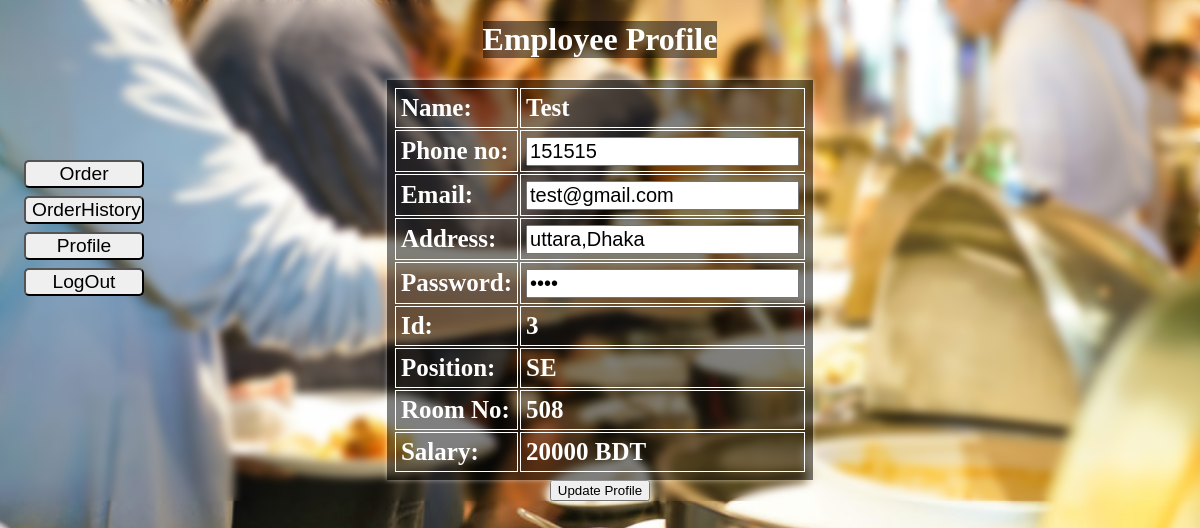
The app's page /users/profile.php (signed in) with its own data.
### tables this page shows
CREATE TABLE `employee` (
  `id` int(11) NOT NULL,
  `Name` varchar(255) DEFAULT NULL,
  `Phone` varchar(255) DEFAULT NULL,
  `Address` varchar(255) DEFAULT NULL,
  `Email` varchar(255) DEFAULT NULL,
  `Pass` varchar(255) DEFAULT NULL,
  `OfficeRoom` varchar(255) DEFAULT NULL,
  `Position` varchar(255) DEFAULT NULL,
  `Salary` double NOT NULL
);

### users/profile.php (the view, shortened to what this page needs)
<!doctype html>
<html>
<?php
include '../admin/config.php';
$id = $_SESSION['id'];
?>
<head>
</head>
<body style="display: flex; flex-direction:column">
    <div class="menu" style="width: 10vw; position:fixed; margin-top:20vh; margin-left:2vw;">
        <form method="post" style="display: flex; flex-direction:column">
            <input style="font-size: larger; border-radius:5px;margin-bottom: 8px;" name="order" type="submit" value="Order">
            <input style="font-size: larger; border-radius:5px;margin-bottom: 8px;" name="orderhistory" type="submit" value="OrderHistory">
            <input style="font-size: larger; border-radius:5px;margin-bottom: 8px;" name="profile" type="submit" value="Profile">
            <input style="font-size: larger; border-radius:5px;" name="logout" type="submit" value="LogOut">
        </form>
    </div>
    <div class="profile">
        <h1>
            Employee Profile
        </h1>
        <table>
            <form method="post">
                <?php
                $query = "select * from employee where id=$id";
                $result = mysqli_query($con, $query);
                if ($result && mysqli_num_rows($result) > 0) {
                    $row = mysqli_fetch_assoc($result);
                ?>
                    <tr>
                        <td>
                            <p><b>Name: </b></p>
                        </td>
                        <td>
                            <p><b><?php echo $row['Name']; ?></b></p>
                        </td>
                    </tr>
                    <tr>
                        <td>
                            <p><b>Phone no: </b></p>
                        </td>
                        <td>
                            <p><b><input style="font-size: 20px;" type="text" name="phone" value="<?php echo $row['Phone']; ?>"></b></p>
                        </td>
                    </tr>
                    <tr>
                        <td>
                            <p><b>Email: </b></p>
                        </td>
                        <td>
                            <p><b><input style="font-size: 20px;" name="email" type="text" value="<?php echo $row['Email']; ?>"></b></p>
                        </td>
                    </tr>
                    <tr>
                        <td>
                            <p><b>Address: </b></p>
                        </td>
                        <td>
                            <p><b><input style="font-size: 20px;" name="address" type="text" value="<?php echo $row['Address']; ?>"></b></p>
                        </td>
                    </tr>
                    <tr>
                        <td>
                            <p><b>Password: </b></p>
                        </td>
                        <td>
                            <p><b><input style="font-size: 20px;" name="password" type="password" value="<?php echo $row['Pass']; ?>"></b></p>
                        </td>
                    </tr>
                    <td>
                        <p><b>Id: </b></p>
                    </td>
                    <td>
                        <p><b><?php echo $id; ?></b></p>
                    </td>
                    <tr>
                        <td>
                            <p><b>Position: </b></p>
                        </td>
                        <td>
                            <p><b><?php echo $row['Position']; ?></b></p>
                        </td>
                    </tr>
                    <tr>
                        <td>
                            <p><b>Room No: </b></p>
                        </td>
                        <td>
                            <p><b><?php echo $row['OfficeRoom']; ?></b></p>
                        </td>
                    </tr>
                    <tr>
                        <td>
                            <p><b>Salary: </b></p>
                        </td>
                        <td>
                            <p><b><?php echo $row['Salary']; ?> BDT</b></p>
                        </td>
                    </tr>
                <?php } ?>
        </table>
        <input type="submit" name="update" value="Update Profile">
    </div>
</body>
</html>

### users/profile.php (style rules this page uses)
body { margin: 0; padding: 0; background-image: url('../images/bgcover.jpg'); background-size: cover; background-repeat: no-repeat; backdrop-filter: blur(4px); }
h1 { background-color: rgba(0, 0, 0, 0.5); color: white; }
p { font-size: 25px; color: white; height: auto; margin-top: 0; margin-bottom: 0; padding-bottom: 0; }
.profile { width: 80%; display: flex; justify-items: center; align-items: center; flex-direction: column; margin: auto; }
table { background-color: rgba(0, 0, 0, 0.5); padding: 6px; width: auto; box-shadow: 0px 0px 5px rgba(255, 255, 255, 0.5); backdrop-filter: blur(15px); }
table td { background-color: #FFFFFF00; padding: 5px; width: max-content; height: auto; border: 1px white solid; justify-content: center; }

### records on screen
employee: Name "Test", phone "151515", email "test@gmail.com", address "uttara,Dhaka", Position "SE", OfficeRoom "508", Salary "20000"

### other values on screen
$id "3"
